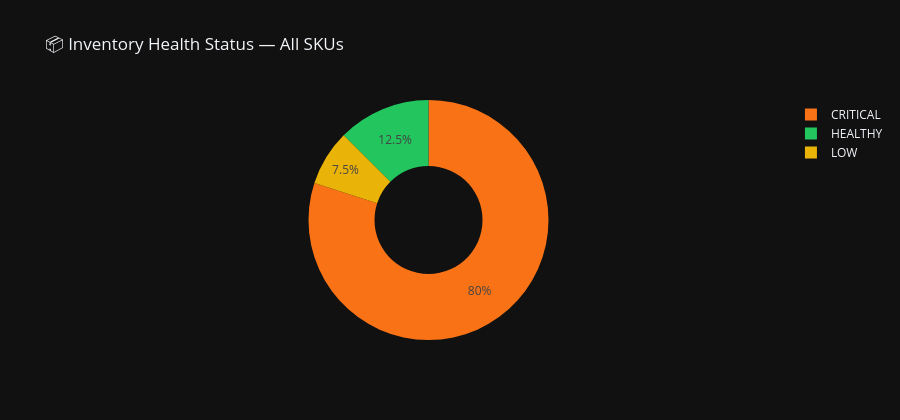

Notebook code cell kept with this figure:
### Code cell
# ── CHART 1: Inventory Status Distribution ───────────────
color_map = {
    'STOCKOUT' : '#EF4444',
    'CRITICAL' : '#F97316',
    'LOW'      : '#EAB308',
    'HEALTHY'  : '#22C55E',
    'OVERSTOCK': '#3B82F6',
}

fig = px.pie(
    status_counts,
    names='Inventory_Status',
    values='count',
    title='📦 Inventory Health Status — All SKUs',
    color='Inventory_Status',
    color_discrete_map=color_map,
    hole=0.45
)
fig.update_layout(template='plotly_dark', height=420)
fig.show()

### Figure 1 — Plotly figure (JSON) as saved in the notebook; plotly's stock layout.template omitted (floating-point values rounded to 4 significant figures)
{"data": [{"customdata": [["CRITICAL"], ["HEALTHY"], ["LOW"]], "domain": {"x": [0, 1], "y": [0, 1]}, "hole": 0.45, "hovertemplate": "Inventory_Status=%{customdata[0]}<br>count=%{value}<extra></extra>", "labels": ["CRITICAL", "HEALTHY", "LOW"], "legendgroup": "", "marker": {"colors": ["#F97316", "#22C55E", "#EAB308"]}, "name": "", "showlegend": true, "type": "pie", "values": [32, 5, 3]}], "layout": {"height": 420, "legend": {"tracegroupgap": 0}, "title": {"text": "📦 Inventory Health Status — All SKUs"}}}
